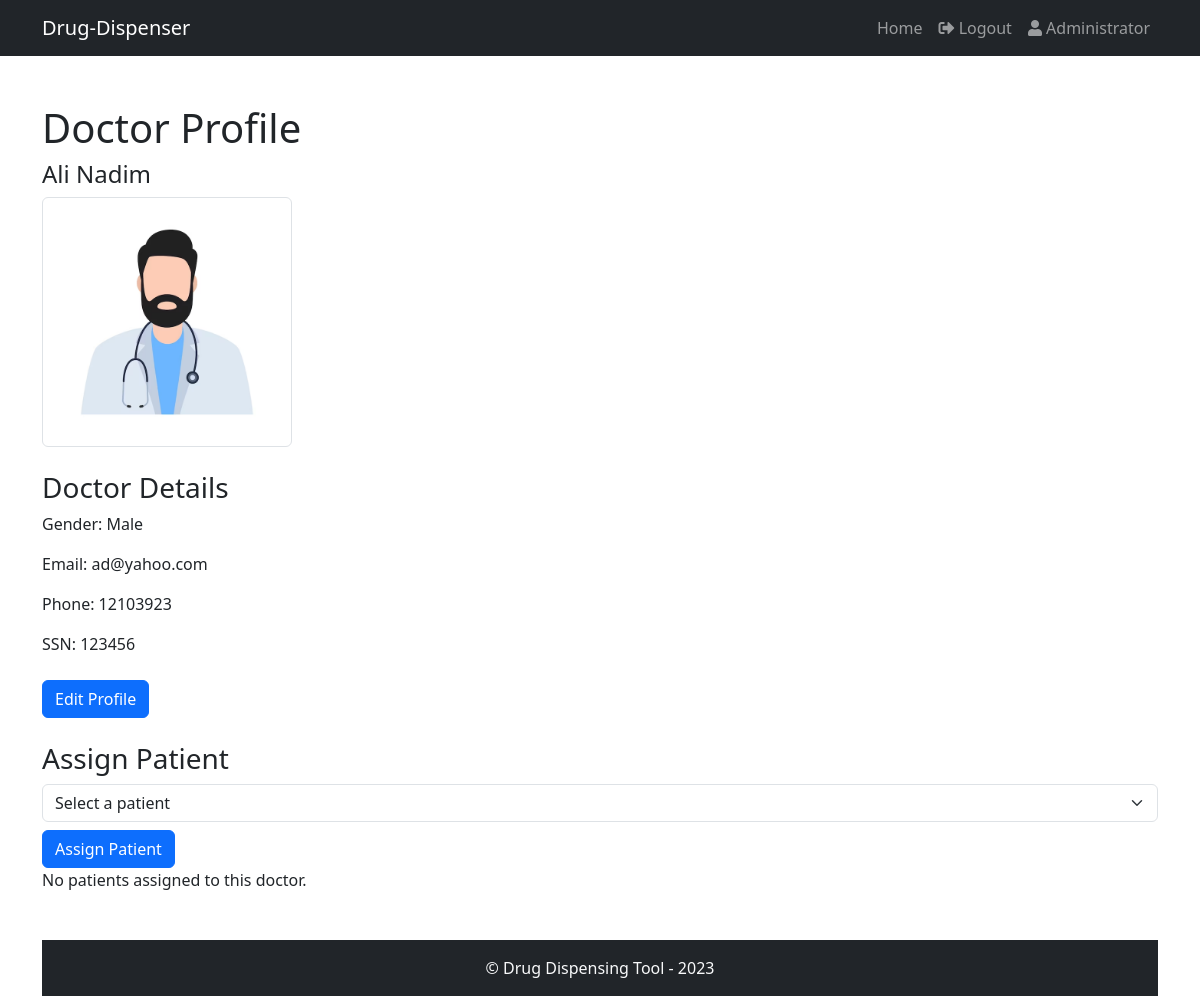
The page /profiles/doctor_profile.php?doctorId=1 (signed in) on the database its author committed.
### tables this page shows
CREATE TABLE `doctor` (
  `doctorId` int(11) NOT NULL,
  `name` varchar(50) NOT NULL,
  `gender` enum('Male','Female','Other') DEFAULT NULL,
  `emailAddress` varchar(100) NOT NULL,
  `phoneNumber` varchar(20) DEFAULT NULL,
  `SSN` varchar(15) DEFAULT NULL,
  `passwordHash` varchar(100) NOT NULL
);

### profiles/doctor_profile.php (the view, shortened to what this page needs)
<?php
require_once('../database.php');
$doctorId = $_GET['doctorId'];
$doctor = array();
$conn = new mysqli($host, $username, $databasePassword, $databaseName);
if ($conn->connect_error) {
	die("Connection failed: " . $conn->connect_error);
} else {
	$sql = "SELECT * FROM doctor WHERE doctorId = $doctorId";
	$result = $conn->query($sql);
	if ($result->num_rows === 1) {
		$doctor = $result->fetch_assoc();
	} else {
		header("Location: ../errors/404.php");
		exit();
	}
}
function displayUnassignedPatients($doctorId)
{
	$conn = new mysqli($GLOBALS['host'], $GLOBALS['username'], $GLOBALS['databasePassword'], $GLOBALS['databaseName']);
	if ($conn->connect_error) {
		die("Connection failed: " . $conn->connect_error);
	} else {
		echo '<select class="form-select" name="patientId" required>';
		echo '<option value="" selected disabled>Select a patient</option>';
		echo '</select>';
	}
}
$assignedPatients = array();
?>
<!DOCTYPE html>
<html lang="en">
<head>
    <link rel="stylesheet" href="https://cdnjs.cloudflare.com/ajax/libs/bootstrap/5.3.0/css/bootstrap.min.css">
</head>
<body>
<?php
include_once '../commons.php';
echo $header;
?>
    <div class="container mt-5">
	<h1>Doctor Profile</h1>
	<h4><?= $doctor['name'] ?></h4>
	<img src="../static/images/doctor.avif" class="img-thumbnail" alt="Doctor Thumbnail" style = "width: 250px; height: 250px;">
	<h3 class="mt-4">Doctor Details</h3>
	<p>Gender: <?= $doctor['gender'] ?></p>
	<p>Email: <?= $doctor['emailAddress'] ?></p>
	<p>Phone: <?= $doctor['phoneNumber'] ?></p>
	<p>SSN: <?= $doctor['SSN'] ?></p>
	<?php if ($_SESSION['user'] === 'administrator' || ($_SESSION['user'] === 'doctor')) { ?>
	    <a href="../edit/edit_doctor.php?doctorId=<?= $doctorId ?>" class="btn btn-primary mt-2">Edit Profile</a>
	<?php } ?>
<?php
if ($_SESSION['user'] === 'administrator' || ($_SESSION['user'] === 'doctor' && $_SESSION['userId'] === $doctorId)) {
?>
	    <h3 class="mt-4">Assign Patient</h3>
	    <form method="post">
<?php
	displayUnassignedPatients($doctorId);
?>
		<button type="submit" name="assignPatient" class="btn btn-primary mt-2">Assign Patient</button>
	    </form>
<?php
}
if (!empty($assignedPatients)) {
?>
    <h3 class="mt-4">Assigned Patients</h3>
    <table class="table table-bordered">
        <thead>
            <tr>
                <th>Patient Name</th>
                <th>Email Address</th>
                <th>Phone Number</th>
                <th>Action</th>
            </tr>
        </thead>
        <tbody>
<?php
    foreach ($assignedPatients as $patient) {
        $patientId = $patient['patientId'];
        $patientName = $patient['name'];
        $patientEmail = $patient['emailAddress'];
        $patientPhone = $patient['phoneNumber'];
?>
            <tr>
                <td><?= $patientName ?></td>
                <td><?= $patientEmail ?></td>
                <td><?= $patientPhone ?></td>
                <td><a href="patient_profile.php?patientId=<?= $patientId ?>" class="btn btn-primary">View Profile</a></td>
            </tr>
<?php
    }
?>
        </tbody>
    </table>
<?php
} else {
    echo "<p>No patients assigned to this doctor.</p>";
}
?>
    <?php echo $footer; ?>
</body>
</html>

### rows shown on the page
doctor: name "Ali Nadim", gender "Male", emailAddress "ad@yahoo.com", phoneNumber "12103923", SSN "123456"

### other values the page prints
$userDisplay "Administrator"
